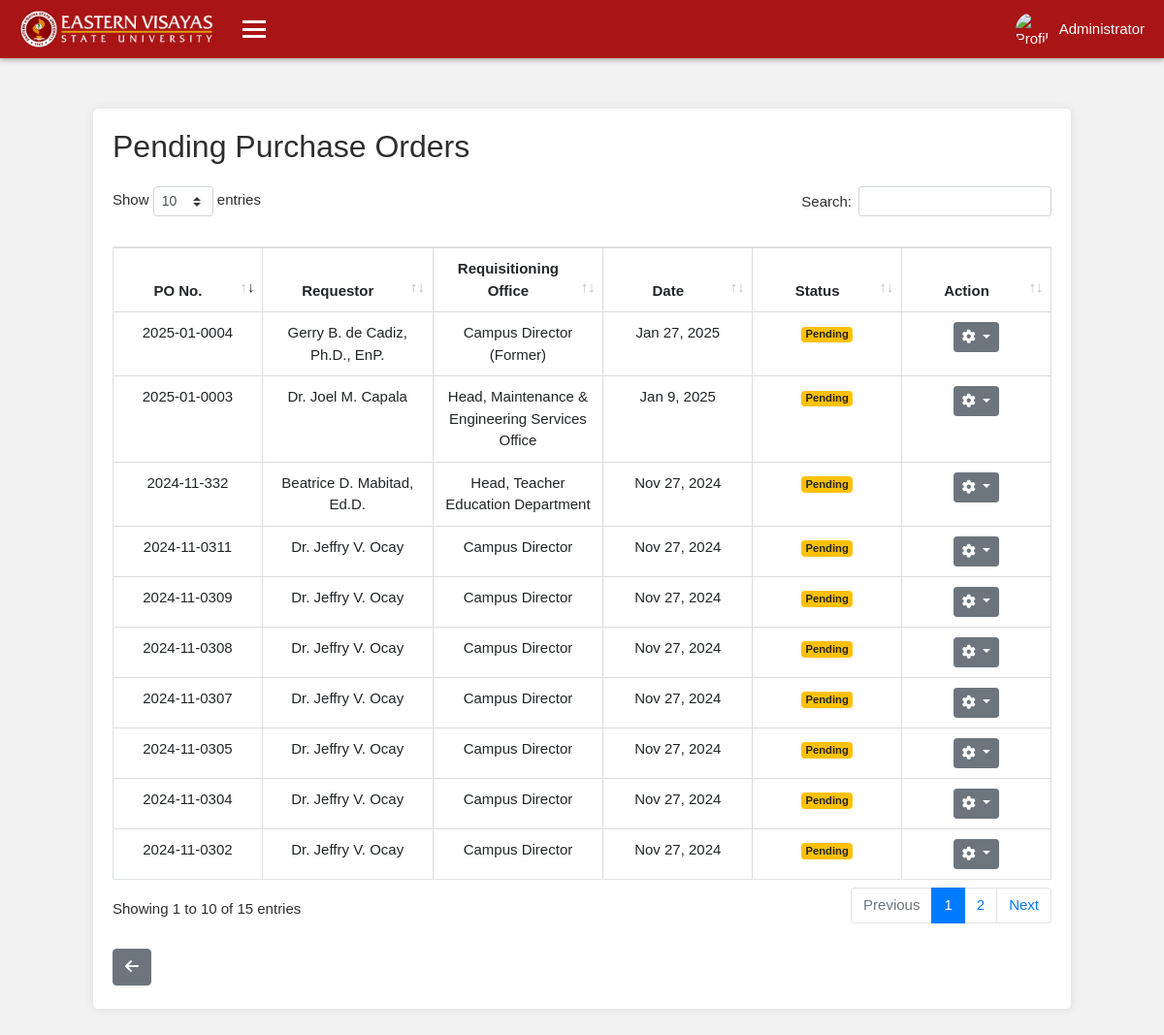
Page /administrator/e7f3c1d9-8a24-41b5-b0e6-d2f9a8c5f4b7/procurement_office/pending_po/index.php (signed in) on the committed database.
### tables this page shows
CREATE TABLE `purchase_orders` (
  `id` int(11) NOT NULL,
  `entity_name` varchar(255) NOT NULL,
  `requestor` varchar(255) NOT NULL,
  `requisitioning_office` varchar(255) NOT NULL,
  `supplier` varchar(255) NOT NULL,
  `po_no` varchar(100) NOT NULL,
  `address` varchar(255) NOT NULL,
  `date` date NOT NULL,
  `tin` varchar(20) DEFAULT NULL,
  `mode_procurement` varchar(100) NOT NULL,
  `place_delivery` varchar(255) NOT NULL,
  `delivery_term` varchar(255) NOT NULL,
  `date_delivery` date DEFAULT NULL,
  `payment_term` varchar(255) NOT NULL,
  `total_amount_words` text NOT NULL,
  `signature_supplier` varchar(255) NOT NULL,
  `signature_official` varchar(255) NOT NULL,
  `supplier_date` date DEFAULT NULL,
  `designation` text NOT NULL,
  `fund_cluster` varchar(100) NOT NULL,
  `ors_burs_no` varchar(100) NOT NULL,
  `ors_burs_date` date DEFAULT NULL,
  `funds_available` varchar(255) NOT NULL,
  `ors_burs_amount` decimal(15,2) DEFAULT NULL,
  `signature_accountant` varchar(255) NOT NULL,
  `created_at` timestamp NOT NULL DEFAULT current_timestamp(),
  `status` varchar(20) DEFAULT 'pending',
  `ipo_new` tinyint(1) DEFAULT 0,
  `ppo_new` tinyint(1) DEFAULT 0,
  `spo_new` tinyint(1) DEFAULT 0
);

### administrator/e7f3c1d9-8a24-41b5-b0e6-d2f9a8c5f4b7/classes/procurement_config.php (called while the page is built, shortened)
<?php
function fetchPendingPurchaseOrders($conn) {
    try {
        $sql = "SELECT po.id, po.requestor, po.requisitioning_office, po.po_no, po.date, po.status
                FROM purchase_orders po
                WHERE po.status = 'pending'
                ORDER BY po.date DESC";
        $stmt = $conn->prepare($sql);
        $stmt->execute();
        return $stmt->fetchAll(PDO::FETCH_ASSOC);
    } catch(PDOException $e) {
        echo "Error: " . $e->getMessage();
        return [];
    }
}
$ppurchase_orders = fetchPendingPurchaseOrders($conn);
?>

### administrator/e7f3c1d9-8a24-41b5-b0e6-d2f9a8c5f4b7/procurement_office/pending_po/index.php (the view, shortened to what this page needs)
<?php
require '../../classes/config.php';
require '../../classes/procurement_config.php';
include '../../../aclasses/pheader.php';
include '../../../aclasses/pnavbar.php';
?>
<main class="container mt-5 custom-container">
    <h2>Pending Purchase Orders</h2>
    <div class="table-responsive">
    <table id="purchaseOrdersTable" class="table table-striped table-bordered" style="table-layout: fixed;">
        <thead>
            <tr>
                <th style="width: 100px;">PO No.</th>
                <th style="width: 120px;">Requestor</th>
                <th style="width: 120px;">Requisitioning Office</th>
                <th style="width: 100px;">Date</th>
                <th style="width: 100px;">Status</th>
                <th style="width: 100px;">Action</th>
            </tr>
        </thead>
        <tbody>
            <?php if (!empty($ppurchase_orders)): ?>
                <?php foreach ($ppurchase_orders as $order): ?>
                    <tr>
                        <td><?php echo htmlspecialchars($order['po_no']); ?></td>
                        <td><?php echo htmlspecialchars($order['requestor']); ?></td>
                        <td><?php echo htmlspecialchars($order['requisitioning_office']); ?></td>
                        <td><?php echo date('M j, Y', strtotime($order['date'])); ?></td>
                        <td>
                        <?php
                            if ($order['status'] === 'complete') {
                                echo '<span class="badge badge-success">Approved</span>';
                            } elseif ($order['status'] === 'pending') {
                                echo '<span class="badge badge-warning">Pending</span>';
                            } else {
                                echo '<span class="badge badge-secondary">N/A</span>';
                            }
                            ?>
                        </td>
                        <td>
                            <div class="dropdown">
                                <button class="btn btn-secondary btn-sm dropdown-toggle" type="button" id="dropdownMenuButton<?php echo $order['id']; ?>" data-toggle="dropdown" aria-haspopup="true" aria-expanded="false">
                                    <i class="fas fa-cog"></i>
                                </button>
                            </div>
                        </td>
                    </tr>
                <?php endforeach; ?>
            <?php else: ?>
            <?php endif; ?>
        </tbody>
    </table>
    </div>
    <div class="row mt-4 mb-1"> <div class="col-md-12">
            <a href="../../procurement_office" class="btn btn-secondary"><i class="fas fa-arrow-left"></i></a> </div>
    </div>
</main>
<?php include '../../../aclasses/pfooter.php'; ?>

### administrator/css/alogin.css (style rules this page uses)
body { margin: 0; font-family: Arial, sans-serif; background-color: #f2f2f2; }
button { padding: 10px; border: none; border-radius: 5px; background-color: #d42a2a; color: white; font-size: 16px; cursor: pointer; }

### administrator/e7f3c1d9-8a24-41b5-b0e6-d2f9a8c5f4b7/classes/css/a.css (style rules this page uses)
body { margin: 0; font-family: Arial, sans-serif; background-color: #f2f2f2; font-size: 15px; color: #2e2e31; }
@media (min-width: 761px) { .custom-container { margin-top: 7rem !important; } }
.container { margin: 0 auto; background: #fff; padding: 20px; border-radius: 5px; box-shadow: 0 0 10px rgba(0, 0, 0, 0.1); }
.table { width: 100%; margin-bottom: 0px; border-collapse: collapse; }
.table th, .table td { padding: 10px; border: 1px solid #ddd; text-align: center; }
button { padding: 10px 15px; background-color: #007BFF; color: #fff; border: none; border-radius: 4px; cursor: pointer; }
.custom-container { max-width: 84%; margin-bottom: 50px; margin-top: 7rem ; transition: margin-left 0.4s ease; }
.table-responsive { -ms-overflow-style: none; scrollbar-width: none; }
.table thead th { vertical-align: bottom; border-bottom: 0.9px solid #000; }
.table thead th { vertical-align: bottom; border-bottom: none; }
.table-striped tbody tr:nth-of-type(odd) { background-color: rgba(0, 0, 0, .0); }

### rows in the picture
purchase_orders: po_no "2025-01-0004", requestor "Gerry B. de Cadiz, Ph.D., EnP.", requisitioning_office "Campus Director (Former)", date "Jan 27, 2025", status "Pending"
purchase_orders: po_no "2025-01-0003", requestor "Dr. Joel M. Capala", requisitioning_office "Head, Maintenance & Engineering Services Office", date "Jan 9, 2025", status "Pending"
purchase_orders: po_no "2024-11-332", requestor "Beatrice D. Mabitad, Ed.D.", requisitioning_office "Head, Teacher Education Department", date "Nov 27, 2024", status "Pending"
purchase_orders: po_no "2024-11-0302", requestor "Dr. Jeffry V. Ocay", requisitioning_office "Campus Director", date "Nov 27, 2024", status "Pending"
purchase_orders: po_no "2024-11-0304", requestor "Dr. Jeffry V. Ocay", requisitioning_office "Campus Director", date "Nov 27, 2024", status "Pending"
purchase_orders: po_no "2024-11-0305", requestor "Dr. Jeffry V. Ocay", requisitioning_office "Campus Director", date "Nov 27, 2024", status "Pending"
purchase_orders: po_no "2024-11-0307", requestor "Dr. Jeffry V. Ocay", requisitioning_office "Campus Director", date "Nov 27, 2024", status "Pending"
purchase_orders: po_no "2024-11-0308", requestor "Dr. Jeffry V. Ocay", requisitioning_office "Campus Director", date "Nov 27, 2024", status "Pending"
purchase_orders: po_no "2024-11-0309", requestor "Dr. Jeffry V. Ocay", requisitioning_office "Campus Director", date "Nov 27, 2024", status "Pending"
purchase_orders: po_no "2024-11-0311", requestor "Dr. Jeffry V. Ocay", requisitioning_office "Campus Director", date "Nov 27, 2024", status "Pending"

### other values in the picture
$_SESSION['name'] "Administrator"
